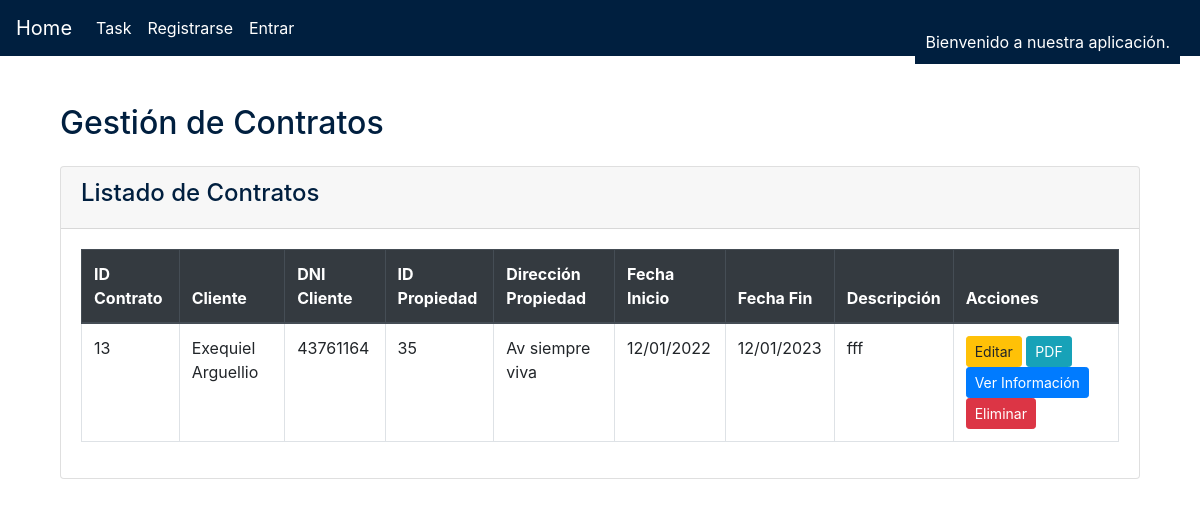
The page /contratos/ on the database as committed earlier.
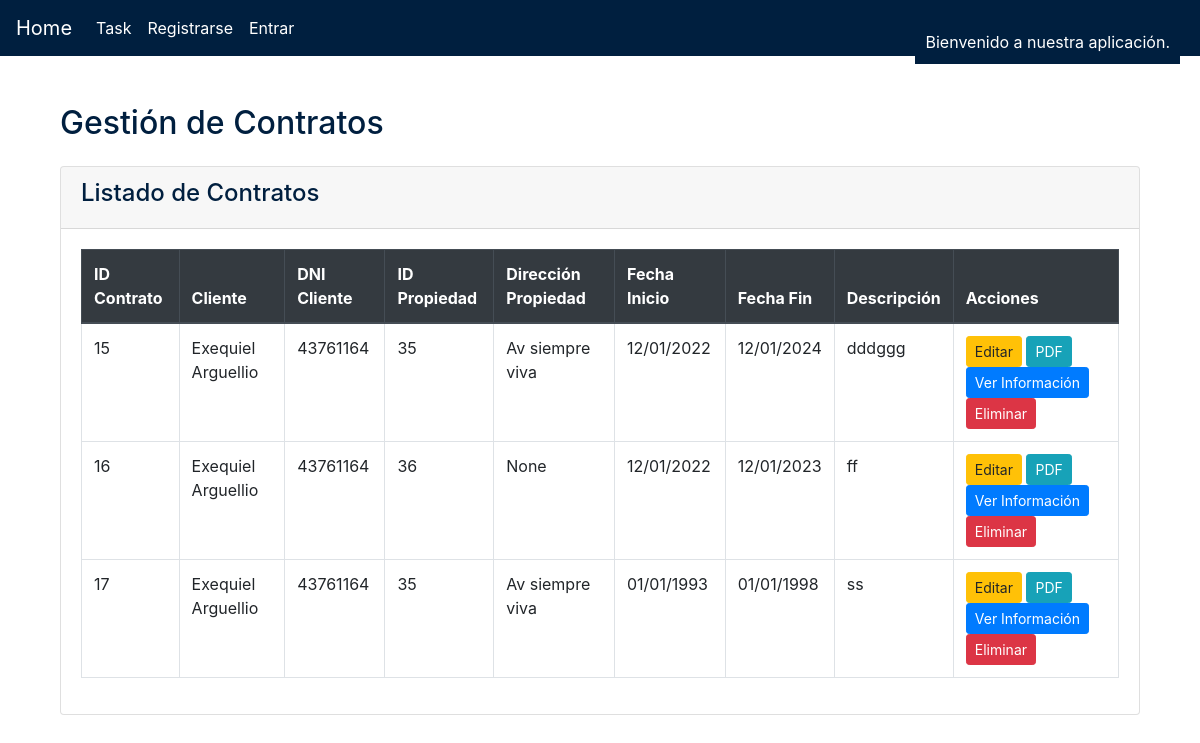
The same page on the database as committed later.
### tasks/models.py (models this page shows, shortened)
class Contrato(models.Model):
    id_contrato = models.AutoField(primary_key=True)
    cliente = models.ForeignKey(Cliente, on_delete=models.CASCADE)
    propiedades = models.ForeignKey(Propiedades, on_delete=models.CASCADE)
    fecha_inicio = models.DateField()
    fecha_fin = models.DateField()
    descripcion = models.TextField()

class Cliente(models.Model):
    dni = models.CharField(max_length=50, primary_key=True)
    nombre_cliente = models.CharField(max_length=200)
    tel_cliente = models.CharField(max_length=50)
    email_cliente = models.EmailField()
    direccion_cliente = models.CharField(max_length=300)

class Propiedades(models.Model):
    ID_prop = models.AutoField(primary_key=True)
    cliente = models.ForeignKey(Cliente, on_delete=models.CASCADE)
    area_total = models.FloatField()
    nro_habitaciones = models.IntegerField()
    precio_alq = models.DecimalField(max_digits=10, decimal_places=2)
    descripcion = models.TextField()
    direccion = models.CharField(max_length=255, null=True, blank=True)
    foto1 = models.ImageField(upload_to='propiedades/fotos/', null=True, blank=True, default='propiedades/fotos/default.jpg')
    foto2 = models.ImageField(upload_to='propiedades/fotos/', null=True, blank=True, default='propiedades/fotos/default.jpg')
    foto3 = models.ImageField(upload_to='propiedades/fotos/', null=True, blank=True, default='propiedades/fotos/default.jpg')

### tasks/views.py (the view)
# urls.py: path('contratos/', views.listar_contratos, name='listar_contratos'),
def listar_contratos(request):
    contratos = Contrato.objects.all()
    for contrato in contratos:
        contrato.fecha_inicio = contrato.fecha_inicio.strftime('%d/%m/%Y')
        contrato.fecha_fin = contrato.fecha_fin.strftime('%d/%m/%Y')
    return render(request, 'contratos.html', {'contratos': contratos})

### tasks/templates/contratos.html (shortened to what this page needs)
{% extends "base.html" %}
{% load widget_tweaks %}
{% block content %}
<div class="container mt-5">
    <div class="row">
        <div class="col-md-12">
            <h2 class="mb-4">Gestión de Contratos</h2>
                <div class="card">
                    <div class="card-header">
                        <h4>Listado de Contratos</h4>
                    </div>
                    <div class="card-body">
                        <table class="table table-bordered">
                            <thead class="thead-dark">
                                <tr>
                                    <th>ID Contrato</th>
                                    <th>Cliente</th>
                                    <th>DNI Cliente</th>
                                    <th>ID Propiedad</th>
                                    <th>Dirección Propiedad</th>
                                    <th>Fecha Inicio</th>
                                    <th>Fecha Fin</th>
                                    <th>Descripción</th>
                                    <th>Acciones</th>
                                </tr>
                            </thead>
                            <tbody>
                                {% for contrato in contratos %}
                                <tr>
                                    <td>{{ contrato.id_contrato }}</td>
                                    <td>{{ contrato.cliente.nombre_cliente }}</td>
                                    <td>{{ contrato.cliente.dni }}</td>
                                    <td>{{ contrato.propiedades.ID_prop }}</td>
                                    <td>{{ contrato.propiedades.direccion }}</td>
                                    <td>{{ contrato.fecha_inicio }}</td>
                                    <td>{{ contrato.fecha_fin }}</td>
                                    <td>{{ contrato.descripcion }}</td>
                                    <td>
                                        <a href="{% url 'actualizar_contrato' contrato.id_contrato %}" class="btn btn-sm btn-warning"> Editar</a>
                                        <a href="#" class="btn btn-sm btn-info"> PDF</a>
                                        <button type="button" class="btn btn-sm btn-primary" data-toggle="modal" data-target="#contractDetails{{ contrato.id_contrato }}"> Ver Información</button>
                                        <form action="{% url 'eliminar_contrato' contrato.id_contrato %}" method="post" style="display: inline;">
                                            <button type="submit" class="btn btn-sm btn-danger" onclick="return confirmDelete()"> Eliminar</button>
                                        </form>
                                    </td>
                                </tr>
                                {% endfor %}
                            </tbody>
                        </table>
                    </div>
                </div>
            </div>
        </div>
    </div>
    {% endblock %}

Rows that differ between the two databases and show on the page:
removed Contrato: id_contrato "13", cliente.nombre_cliente "Exequiel Arguellio", cliente.dni "43761164", propiedades.ID_prop "35", propiedades.direccion "Av siempre viva", fecha_inicio "12/01/2022", fecha_fin "12/01/2023", descripcion "fff"
added Contrato: id_contrato "15", cliente.nombre_cliente "Exequiel Arguellio", cliente.dni "43761164", propiedades.ID_prop "35", propiedades.direccion "Av siempre viva", fecha_inicio "12/01/2022", fecha_fin "12/01/2024", descripcion "dddggg"
added Contrato: id_contrato "16", cliente.nombre_cliente "Exequiel Arguellio", cliente.dni "43761164", propiedades.ID_prop "36", propiedades.direccion "None", fecha_inicio "12/01/2022", fecha_fin "12/01/2023", descripcion "ff"
added Contrato: id_contrato "17", cliente.nombre_cliente "Exequiel Arguellio", cliente.dni "43761164", propiedades.ID_prop "35", propiedades.direccion "Av siempre viva", fecha_inicio "01/01/1993", fecha_fin "01/01/1998", descripcion "ss"
